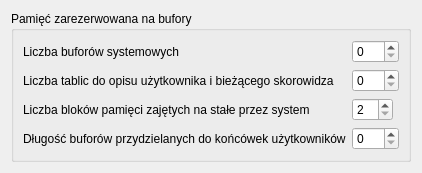
      <widget class="QWidget" name="tab">
       <attribute name="title">
        <string>Bufory</string>
       </attribute>
       <layout class="QVBoxLayout" name="verticalLayout_9">
        <item>
         <widget class="QGroupBox" name="groupBox_7">
          <property name="title">
           <string>Pamięć zarezerwowana na bufory</string>
          </property>
          <layout class="QVBoxLayout" name="verticalLayout_17">
           <item>
            <layout class="QFormLayout" name="formLayout_13">
             <property name="formAlignment">
              <set>Qt::AlignLeading|Qt::AlignLeft|Qt::AlignTop</set>
             </property>
             <item row="0" column="0">
              <widget class="QLabel" name="sys_buf_label">
               <property name="sizePolicy">
                <sizepolicy hsizetype="Preferred" vsizetype="Preferred">
                 <horstretch>0</horstretch>
                 <verstretch>0</verstretch>
                </sizepolicy>
               </property>
               <property name="toolTip">
                <string>Bufory są przydzielane dynamicznie i używanye przy dostępie do zbiorów dyskowych. Pojedynczy bufor ma długość 272 słów.</string>
               </property>
               <property name="text">
                <string>Liczba buforów systemowych</string>
               </property>
               <property name="wordWrap">
                <bool>false</bool>
               </property>
               <property name="buddy">
                <cstring>sys_buf</cstring>
               </property>
              </widget>
             </item>
             <item row="0" column="1">
              <widget class="QSpinBox" name="sys_buf">
               <property name="sizePolicy">
                <sizepolicy hsizetype="Maximum" vsizetype="Fixed">
                 <horstretch>0</horstretch>
                 <verstretch>0</verstretch>
                </sizepolicy>
               </property>
               <property name="toolTip">
                <string>Bufory są przydzielane dynamicznie i używanye
przy dostępie do zbiorów dyskowych.
Pojedynczy bufor ma długość 272 słów.</string>
               </property>
               <property name="maximum">
                <number>255</number>
               </property>
              </widget>
             </item>
             <item row="1" column="0">
              <widget class="QLabel" name="label_3">
               <property name="toolTip">
                <string>na ogół liczba końcówek zwiększona o 3</string>
               </property>
               <property name="statusTip">
                <string/>
               </property>
               <property name="whatsThis">
                <string extracomment="na ogół liczba końcówek zwiększona o 3"/>
               </property>
               <property name="text">
                <string>Liczba tablic do opisu użytkownika i bieżącego skorowidza</string>
               </property>
               <property name="wordWrap">
                <bool>false</bool>
               </property>
               <property name="buddy">
                <cstring>sys_dirvec</cstring>
               </property>
               <property name="toolTipDuration" stdset="0">
                <number>-1</number>
               </property>
              </widget>
             </item>
             <item row="1" column="1">
              <widget class="QSpinBox" name="sys_dirvec">
               <property name="sizePolicy">
                <sizepolicy hsizetype="Maximum" vsizetype="Fixed">
                 <horstretch>0</horstretch>
                 <verstretch>0</verstretch>
                </sizepolicy>
               </property>
               <property name="toolTip">
                <string>na ogół liczba końcówek zwiększona o 3</string>
               </property>
               <property name="maximum">
                <number>255</number>
               </property>
              </widget>
             </item>
             <item row="2" column="0">
              <widget class="QLabel" name="label_4">
               <property name="toolTip">
                <string>jeden blok = 4 Ksłowa</string>
               </property>
               <property name="text">
                <string>Liczba bloków pamięci zajętych na stałe przez system</string>
               </property>
               <property name="wordWrap">
                <bool>false</bool>
               </property>
               <property name="buddy">
                <cstring>sys_block_num</cstring>
               </property>
              </widget>
             </item>
             <item row="2" column="1">
              <widget class="QSpinBox" name="sys_block_num">
               <property name="sizePolicy">
                <sizepolicy hsizetype="Maximum" vsizetype="Fixed">
                 <horstretch>0</horstretch>
                 <verstretch>0</verstretch>
                </sizepolicy>
               </property>
               <property name="toolTip">
                <string>jeden blok = 4 Ksłowa</string>
               </property>
               <property name="minimum">
                <number>2</number>
               </property>
               <property name="maximum">
                <number>16</number>
               </property>
              </widget>
             </item>
             <item row="3" column="0">
              <widget class="QLabel" name="label_5">
               <property name="text">
                <string>Długość buforów przydzielanych do końcówek użytkowników</string>
               </property>
               <property name="wordWrap">
                <bool>false</bool>
               </property>
               <property name="buddy">
                <cstring>sys_line_buf_len</cstring>
               </property>
              </widget>
             </item>
             <item row="3" column="1">
              <widget class="QSpinBox" name="sys_line_buf_len">
               <property name="sizePolicy">
                <sizepolicy hsizetype="Maximum" vsizetype="Fixed">
                 <horstretch>0</horstretch>
                 <verstretch>0</verstretch>
                </sizepolicy>
               </property>
               <property name="maximum">
                <number>255</number>
               </property>
              </widget>
             </item>
            </layout>
           </item>
          </layout>
         </widget>
        </item>
       </layout>
      </widget>
